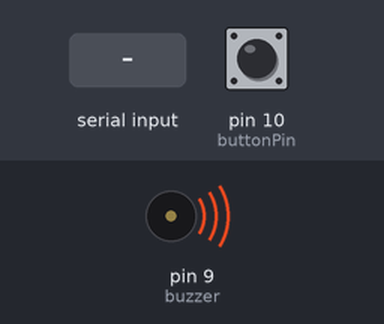
Bench run of a sketch on a simulated Arduino Uno, built with avr-gcc and run on an emulated ATmega328P. Parts: buzzer (waves = sounding, pin HIGH). The test bench sets the inputs (shaded band); at power-on: pin 10 (buttonPin) HIGH. What the sketch prints to the serial monitor is not drawn.

Above: at 1.2 s.
1.3 s: "90,45\n" received over Serial
At 1.6 s:
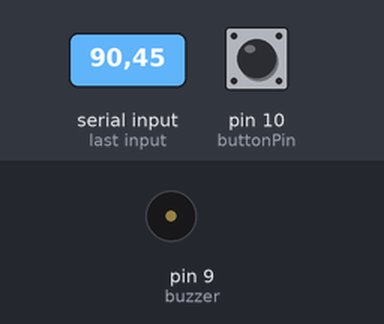
4.3 s: pin 10 (buttonPin) pulled LOW for 3.2 s
At 4.7 s:
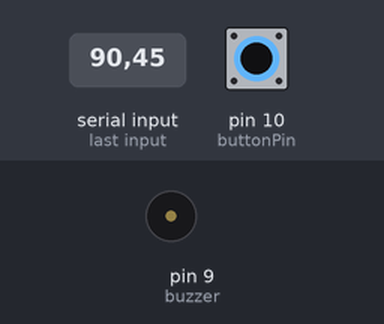
9.0 s: "30,150\n" received over Serial
At 9.9 s:
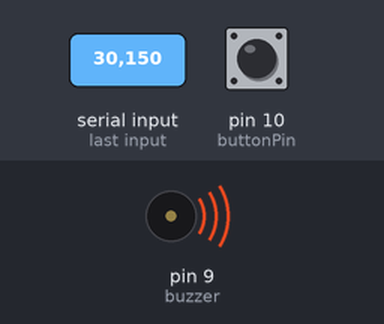
Timing chart, 0 to 18.0 s (numbered marks = the images above; inputs shaded):
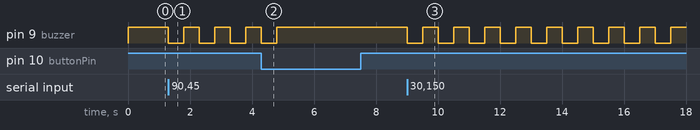

Measured:
- after the input at 1.3 s, pin 9 (buzzer): alternates HIGH for 0.50 s and LOW for 0.50 s, starting at once
- after the input at 4.3 s, pin 9 (buzzer): goes on until 4.8 s, then stays HIGH
- after the input at 9.0 s, pin 9 (buzzer): alternates HIGH for 0.50 s and LOW for 0.50 s, starting at once

The sketch:

merge_arduino.ino
```cpp
int buzzer = 9;  // Pin del buzzer
int estado;
int buttonPin = 10;
int buttonRead;

void setup() {
  Serial.begin(9600); // Iniciar comunicación serie
  pinMode(buttonPin, INPUT);
  pinMode(buzzer, OUTPUT);
  digitalWrite(buzzer, HIGH);


}

void loop() {
  Serial.println();
  //Serial.println("¿qué temperatura hay?");
  buttonRead = digitalRead(buttonPin);
  Serial.println(buttonRead);

  while (Serial.available() == 0) {

  }

  estado = Serial.parseInt();
  buttonRead = digitalRead(buttonPin);
  Serial.println(buttonRead);

  /*if (estado > 10){
    digitalWrite(buzzer, LOW);
    delay(500);
    digitalWrite(buzzer, HIGH);
  }*/
  while (estado > 10){
    digitalWrite(buzzer, LOW);
    delay(500);
    digitalWrite(buzzer, HIGH);
    delay(500);


    buttonRead = digitalRead(buttonPin);

    if (buttonRead == 0) {
      Serial.println("✅ Alarma desactivada.");
      digitalWrite(buzzer, HIGH); // Apaga el buzzer
      break;
    }
  }
}


/*void loop(){
  digitalWrite(buzzer,HIGH);
  delay(500);
  digitalWrite(buzzer,LOW);

  delay(500);
}
int buzzPin = 8;
int potVal;
int potPin = A5;

void setup() {
  // put your setup code here, to run once:
  Serial.begin(9600);
  pinMode(buzzPin, OUTPUT);
  pinMode(potPin, INPUT);
}

void loop() {
  // put your main code here, to run repeatedly:

  potVal = analogRead(potPin);
  Serial.println(potVal);

  while (potVal>1000){
    digitalWrite(buzzPin, HIGH);
    potVal = analogRead(potPin);
    Serial.println(potVal);
  }
  digitalWrite(buzzPin, LOW);

}
*/
```
